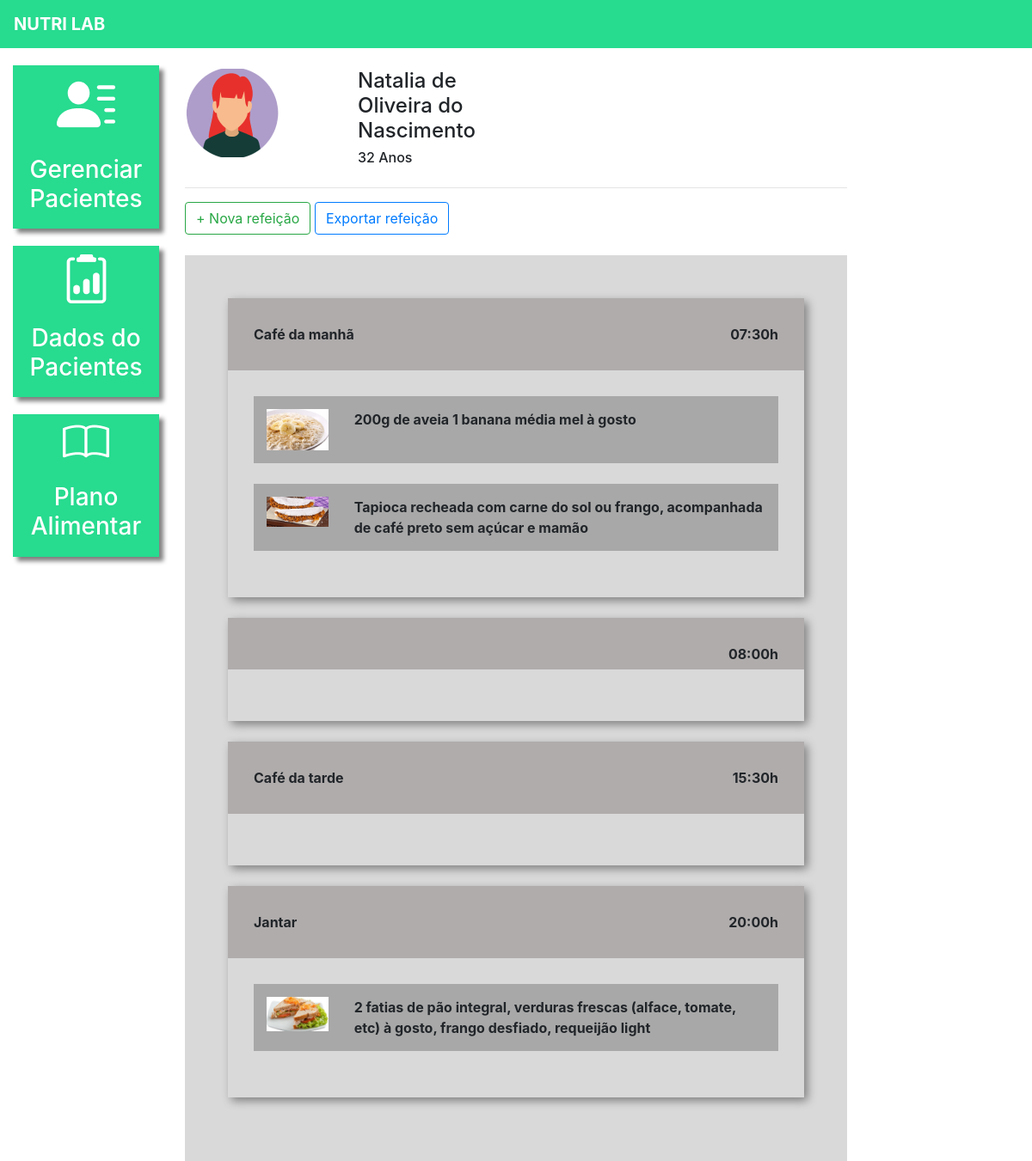
Page /plano_alimentar/3/ (signed in) on the committed database.
### plataforma/models.py (models this page shows, shortened)
class Pacientes(models.Model):
    choices_sexo = (('F', 'Feminino'),
                    ('M', 'Maculino'))
    nome = models.CharField(max_length=50)
    sexo = models.CharField(max_length=1, choices=choices_sexo)
    idade = models.IntegerField()
    email = models.EmailField()
    telefone = models.CharField(max_length=19)
    nutri = models.ForeignKey(User, on_delete=models.CASCADE) # se o nutricionista for excluído do BD, seus pacientes também vão "cascade"

class Refeicao(models.Model):
    paciente = models.ForeignKey(Pacientes, on_delete=models.CASCADE)
    titulo = models.CharField(max_length=50)
    horario = models.TimeField()
    carboidratos = models.IntegerField()
    proteinas = models.IntegerField()
    gorduras = models.IntegerField()

class Opcao(models.Model):
    refeicao = models.ForeignKey(Refeicao, on_delete=models.CASCADE)
    imagem = models.ImageField(upload_to="opcao")  # salvando os arquivos no campo imagem
    descricao = models.TextField()

### plataforma/views.py (the view)
# urls.py: path('plano_alimentar/<str:id>/', views.plano_alimentar, name="plano_alimentar"),
def plano_alimentar(request, id):
    paciente = get_object_or_404(Pacientes, id=id)
    if not paciente.nutri == request.user:
        messages.add_message(request, constants.ERROR,
                             'Esse paciente não é seu')
        return redirect('/plano_alimentar_listar/')
    if request.method == "GET":
        r1 = Refeicao.objects.filter(paciente=paciente).order_by('horario')
        opcao = Opcao.objects.all()
        return render(request, 'plano_alimentar.html', {'paciente': paciente, 'refeicao': r1,'opcao':opcao})

### plataforma/templates/plano_alimentar.html (shortened to what this page needs)
{% extends 'base_plataforma.html' %}
{% load static %}
{% block 'plataforma' %}
    <br>
    <div class="row">
        <div class="col-md-3">
                {% if paciente.sexo == "M"%}
                    <img src="{% static 'plataforma/image/perfil2.png' %}">
                {% else %}
                    <img src="{% static 'plataforma/image/perfil1.png' %}">
                {% endif %}
        </div>
        <div class="col-md-3 dados descricao">
            <h4>{{paciente.nome}}</h4>
            <h6>{{paciente.idade}} Anos</h6>
        </div>
    </div>
    <hr>
    <button type="button" class="btn btn-outline-success" data-toggle="modal" data-target="#modal">
        + Nova refeição
    </button>
    <button type="button" class="btn btn-outline-primary">
        Exportar refeição
    </button>
    <br>
    <br>
    <div class="fundo-alimentar">
        {% for re in refeicao %}
            <div class="refeicao">
                <div class="head-refeicao">
                    <span>{{re.titulo}}</span>
                    <span style="float: right;">{{re.horario}}h</span>
                </div>
                <div class="body-refeicao">
                    {% for o1 in opcao %}
                    {% if o1.refeicao == re %}
                            <div class="opcao">
                                <div class="row">
                                    <div class="col-md-2">
                                        <img width="100%" src="{{o1.imagem.url}}">
                                    </div>
                                    <div class="col-md-10">
                                        {{o1.descricao}}
                                    </div>
                                </div>
                            </div>
                            <br>
                        {% endif %}
                    {% endfor %}
                </div>
            </div>
            <br>
        {% endfor %}
    </div>
{% endblock%}

### templates/static/plataforma/css/css.css (style rules this page uses)
.dados { font-weight: bold; }
.descricao { margin-left: -12%; }
@media (max-width: 1300px) { .descricao { margin-left: 1px; } }

### templates/static/plataforma/css/plano_alimentar.css (style rules this page uses)
.fundo-alimentar { background-color: #D9D9D9; padding: 50px; }
.refeicao { box-shadow: 4px 4px 10px gray; }
.head-refeicao { background-color: #B0ACAC; padding: 30px; font-weight: bold; }
.body-refeicao { padding: 30px; font-weight: bold; }
.opcao { background-color: #A8A8A8; padding: 15px; }

### rows in the picture
Pacientes: nome "Natalia de Oliveira do Nascimento", idade "32"
Refeicao: titulo "Café da manhã", horario "07:30"
Opcao: imagem (picture), descricao "200g de aveia 1 banana média mel à gosto"
Opcao: imagem (picture), descricao "Tapioca recheada com carne do sol ou frango, acompanhada de café preto sem açúcar e mamão"
Refeicao: horario "08:00"
Refeicao: titulo "Café da tarde", horario "15:30"
Refeicao: titulo "Jantar", horario "20:00"
Opcao: imagem (picture), descricao "2 fatias de pão integral, verduras frescas (alface, tomate, etc) à gosto, frango desfiado, requeijão light"
